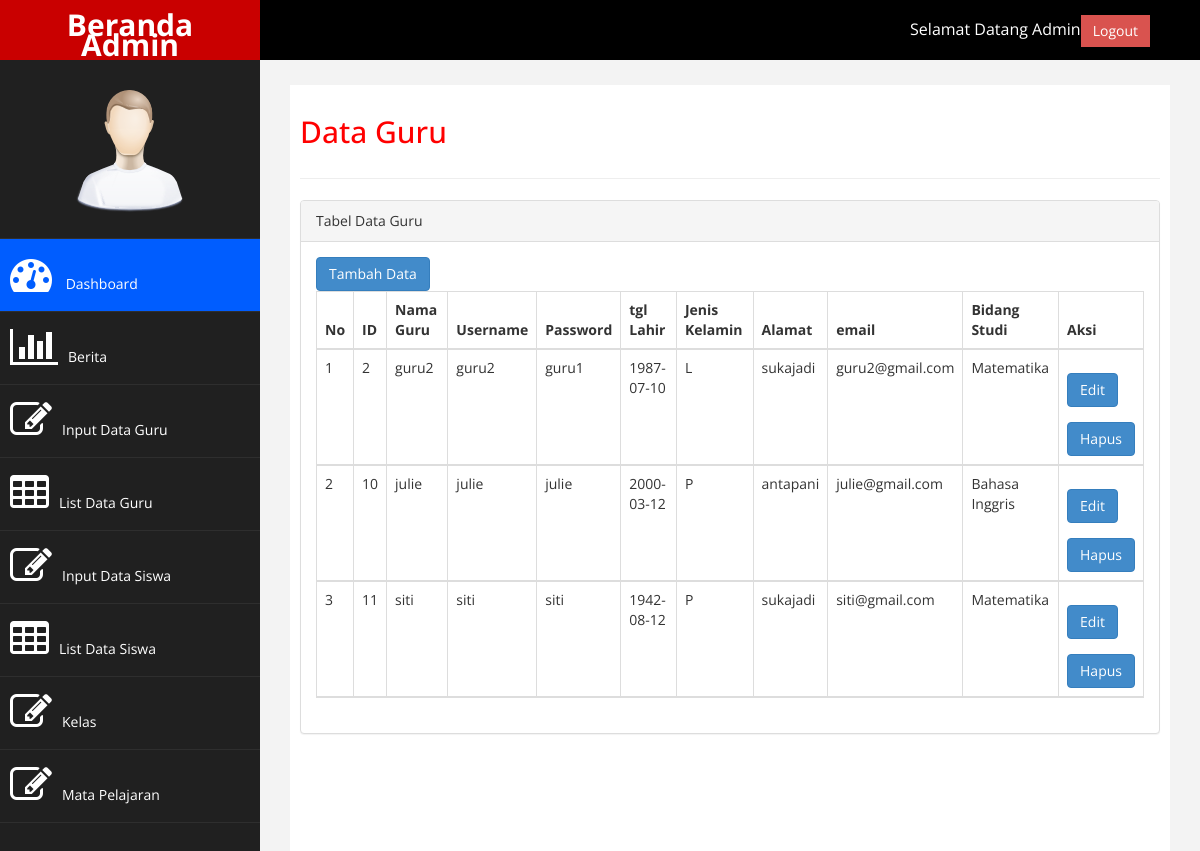
Screenshot of /list_guru.php with the database file from the repository.
### tables this page shows
CREATE TABLE `guru` (
  `id_guru` int(10) NOT NULL,
  `nama` varchar(100) NOT NULL,
  `username` varchar(100) NOT NULL,
  `password` varchar(50) NOT NULL,
  `jenis_kelamin` enum('L','P') NOT NULL,
  `alamat` text NOT NULL,
  `tgl_lahir` date NOT NULL,
  `bdng_studi` varchar(100) NOT NULL,
  `email` varchar(100) NOT NULL
);

### list_guru.php (the view, shortened to what this page needs)
<?php
    include "koneksi.php";
?>
<!DOCTYPE html>
<html xmlns="http://www.w3.org/1999/xhtml">
<head>
    <link href="assets/css/bootstrap.css" rel="stylesheet" />
    <link href="assets/css/font-awesome.css" rel="stylesheet" />
    <link href="assets/js/morris/morris-0.4.3.min.css" rel="stylesheet" />
    <link href="assets/css/custom.css" rel="stylesheet" />
</head>
<body>
    <div id="wrapper">
        <nav class="navbar navbar-default navbar-cls-top " role="navigation" style="margin-bottom: 0">
            <div class="navbar-header">
                <a class="navbar-brand" href="beranda_admin.php">Beranda Admin</a>
            </div>
  <div style="color: white;
padding: 15px 50px 5px 50px;
float: right;
font-size: 16px;">Selamat Datang Admin<a href="logout_admin.php" class="btn btn-danger square-btn-adjust">Logout</a> </div>
        </nav>
                <nav class="navbar-default navbar-side" role="navigation">
            <div class="sidebar-collapse">
                <ul class="nav" id="main-menu">
				<li class="text-center">
                    <img src="assets/img/find_user.png" class="user-image img-responsive"/>
					</li>
                    <li>
                        <a class="active-menu"  href="beranda_admin.php"><i class="fa fa-dashboard fa-3x"></i> Dashboard</a>
                    </li>
                    <li>
                        <a  href="berita.php"><i class="fa fa-bar-chart-o fa-3x"></i>Berita</a>
                    </li>
                    <li>
                        <a  href="data_guru.php"><i class="fa fa-edit fa-3x"></i>Input Data Guru</a>
                    </li>
                     <li>
                        <a  href="list_guru.php"><i class="fa fa-table fa-3x"></i>List Data Guru</a>
                    </li>
					<li>
                        <a   href="data_siswa.php"><i class="fa fa-edit fa-3x"></i>Input Data Siswa</a>
                    </li>
                    <li>
                        <a  href="list_siswa.php"><i class="fa fa-table fa-3x"></i>List Data Siswa</a>
                    </li>
                    <li  >
                        <a  href="kelas.php"><i class="fa fa-edit fa-3x"></i>Kelas</a>
                    </li>
                     <li>
                        <a  href="mapel.php"><i class="fa fa-edit fa-3x"></i>Mata Pelajaran</a>
                    </li>
                </ul>
            </div>
        </nav>
        <div id="page-wrapper" >
            <div id="page-inner">
                <div class="row">
                    <div class="col-md-12">
                     <h2>Data Guru</h2>
                    </div>
                </div>
                 <hr />
                <div class="col-md-3 col-sm-6 col-xs-6"> </div>
<div class="row">
                <div class="col-md-12">
                    <div class="panel panel-default">
                        <div class="panel-heading">
                             Tabel Data Guru
                        </div>
                        <div class="panel-body">
                            <div class="table-responsive">
                                <table class="table table-striped table-bordered table-hover" id="dataTables-example">
                                    <thead>
                                        <tr>
                                            <a class="btn btn-primary " href="data_guru.php">Tambah Data</a>
                                        </tr>
                                        <tr>
                                            <th>No</th>
                                            <th>ID</th>
                                            <th>Nama Guru</th>
                                            <th>Username</th>
                                            <th>Password</th>
                                            <th>tgl Lahir</th>
                                            <th>Jenis Kelamin</th>
                                            <th>Alamat</th>
                                            <th>email</th>
                                            <th>Bidang Studi</th>
                                            <th>Aksi</th>
                                        </tr>
                                        <?php
                                        $no = 1;
                                        $qry = mysqli_query($koneksi,"SELECT * FROM guru");
                                        while($data=mysqli_fetch_array($qry)) {
                                        ?>
                                        <tr>
                                            <td><?php echo $no++; ?></td>
                                            <td><?php echo $data['id_guru'];?></td>
                                            <td><?php echo $data['nama'];?></td>
                                            <td><?php echo $data['username'];?></td>
                                            <td><?php echo $data['password'];?></td>
                                            <td><?php echo $data['tgl_lahir'];?></td>
                                            <td><?php echo $data['jenis_kelamin'];?></td>
                                            <td><?php echo $data['alamat'];?></td>
                                            <td><?php echo $data['email'];?></td>
                                            <td><?php echo $data['bdng_studi'];?></td>
                                            <td>
                                                <a class="btn btn-primary " href="edit_guru.php?id=<?php echo $data['id_guru'];?>">Edit</a>
                                                <a class="btn btn-primary " onclick="return confirm('Anda Yakin ?')" href="hapus_guru.php?id=<?php echo $data['id_guru']; ?>">Hapus</a>
                                            </td>
                                        </tr>
                                        <?php } ?>
                                    </thead>
                                </table>
                            </div>
                        </div>
                    </div>
            </div>
        </div>
</body>
</html>

### assets/css/custom.css (style rules this page uses)
body { font-family: 'Open Sans', sans-serif; }
#wrapper { width: 100%; background:#202020; }
#page-wrapper { padding: 15px 15px; min-height: 600px; background:#F3F3F3; }
#page-inner { width:100%; margin:10px 20px 10px 0px; background-color:#fff!important; padding:10px; min-height:1200px; }
.text-center { text-align:center; }
h2 { color: #f00; }
.square-btn-adjust { border: 0px solid transparent; -webkit-border-radius: 0px; -moz-border-radius: 0px; border-radius: 0px; }
.user-image { margin: 25px auto; -webkit-border-radius: 10px; -moz-border-radius: 10px; border-radius: 10px; max-height:170px; max-width:170px; }
.navbar-cls-top .navbar-brand { color: #fff; background: #005dff; width: 260px; text-align: center; height: 60px; font-size: 30px; font-weight: 700; }
.active-menu { background-color:#005dff!important; }
.sidebar-collapse , .sidebar-collapse .nav { background:none; }
.sidebar-collapse .nav { padding:0; }
.sidebar-collapse .nav > li > a { color:#fff; background:#202020; text-shadow:none; }
.sidebar-collapse > .nav > li > a { padding:15px 10px; }
.sidebar-collapse > .nav > li { border-bottom: 1px solid rgba(107, 108, 109, 0.19); }
.navbar-side { border:none; background-color: #202020; }
.navbar-cls-top { background:#000; border-bottom:none; }
.navbar-default { border:0px solid black; }
.navbar-header { background: #A70303; }
.nav > li > a > i { margin-right:10px; }
@media (min-width:768px) { #page-wrapper { margin: 0 0 0 260px; padding: 15px 30px; min-height: 1200px; } }
@media (min-width:768px) { .navbar-side { z-index: 1; position: absolute; width: 260px; } }
@media (min-width:768px) { .navbar { border-radius: 0px; } }

### rows the page displays
guru: id_guru "2", nama "guru2", username "guru2", password "guru1", tgl_lahir "1987-07-10", jenis_kelamin "L", alamat "sukajadi", email "guru2@gmail.com", bdng_studi "Matematika"
guru: id_guru "10", nama "julie", username "julie", password "julie", tgl_lahir "2000-03-12", jenis_kelamin "P", alamat "antapani", email "julie@gmail.com", bdng_studi "Bahasa Inggris"
guru: id_guru "11", nama "siti", username "siti", password "siti", tgl_lahir "1942-08-12", jenis_kelamin "P", alamat "sukajadi", email "siti@gmail.com", bdng_studi "Matematika"
